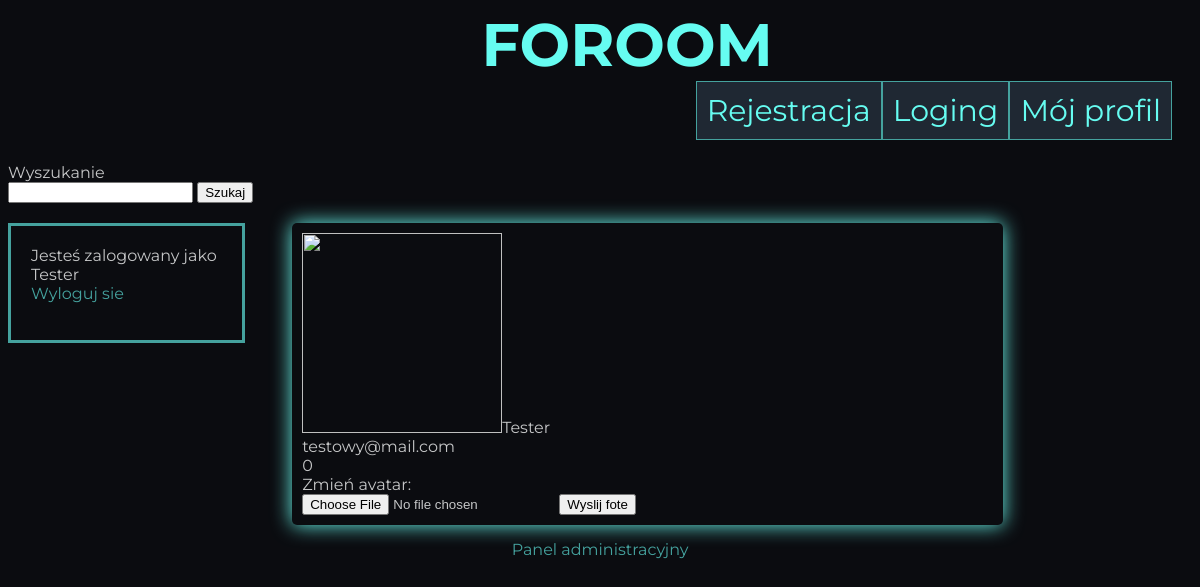
Page /index.php?strona=user&id=5 (signed in) on the committed database.
### tables this page shows
CREATE TABLE `users` (
  `id` int(11) NOT NULL,
  `staff` int(11) NOT NULL,
  `login` mediumtext NOT NULL,
  `password` mediumtext NOT NULL,
  `email` mediumtext NOT NULL,
  `cookie` mediumtext NOT NULL
);

### user.php (the view, shortened to what this page needs)
<?php
$userid=$_GET['id'];
 $connectorg=new mysqli(HOST,USERORG,PASSORG,DBORG);
$result=$connectorg->query("SELECT * FROM users WHERE id=$userid ");
$row=$result->fetch_assoc();
echo "<img src='avatary/".$userid.".png' alt='' width=200 height=200>";
echo $row['login'];
echo "<br>";
echo $row['email'];
echo "<br>";
echo $row['staff'];
echo "<br>Zmień avatar:";
?>
<form action='scr_avupload.php' method='post' enctype="multipart/form-data">
<input type='file' name='file'>
    <input type=submit name='submit' value='Wyslij fote'>
</form>

### style.css (style rules this page uses)
:root { --logoColor: #66FCF1; --secColor: #45A29E; --normColor:#C5C6C7; --bgColor:#0B0C10; --bg2Color:#1F2833; }
body { background-color:var(--bgColor); color:var(--normColor); font-family: 'Montserrat', sans-serif; }
* { box-sizing:border-box; }

### rows in the picture
users: login "Tester", email "testowy@mail.com", staff "0"

### other values in the picture
$login "Tester"
